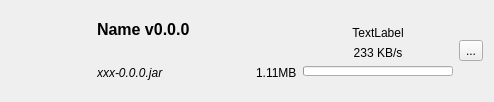
<?xml version="1.0" encoding="UTF-8"?>
<ui version="4.0">
 <class>DownloaderItemWidget</class>
 <widget class="QWidget" name="DownloaderItemWidget">
  <property name="geometry">
   <rect>
    <x>0</x>
    <y>0</y>
    <width>494</width>
    <height>100</height>
   </rect>
  </property>
  <property name="windowTitle">
   <string>Form</string>
  </property>
  <layout class="QGridLayout" name="gridLayout_2">
   <item row="0" column="0">
    <widget class="QLabel" name="downloadIcon">
     <property name="sizePolicy">
      <sizepolicy hsizetype="Fixed" vsizetype="Fixed">
       <horstretch>0</horstretch>
       <verstretch>0</verstretch>
      </sizepolicy>
     </property>
     <property name="minimumSize">
      <size>
       <width>80</width>
       <height>80</height>
      </size>
     </property>
     <property name="maximumSize">
      <size>
       <width>80</width>
       <height>80</height>
      </size>
     </property>
     <property name="text">
      <string/>
     </property>
     <property name="wordWrap">
      <bool>false</bool>
     </property>
    </widget>
   </item>
   <item row="0" column="1">
    <layout class="QGridLayout" name="gridLayout">
     <item row="1" column="0">
      <widget class="QLabel" name="fileNameText">
       <property name="sizePolicy">
        <sizepolicy hsizetype="Expanding" vsizetype="Preferred">
         <horstretch>0</horstretch>
         <verstretch>0</verstretch>
        </sizepolicy>
       </property>
       <property name="font">
        <font>
         <italic>true</italic>
        </font>
       </property>
       <property name="toolTip">
        <string notr="true"/>
       </property>
       <property name="text">
        <string>xxx-0.0.0.jar</string>
       </property>
       <property name="openExternalLinks">
        <bool>true</bool>
       </property>
      </widget>
     </item>
     <item row="1" column="1" colspan="2">
      <widget class="QLabel" name="downloadSizeText">
       <property name="toolTip">
        <string notr="true"/>
       </property>
       <property name="text">
        <string>1.11MB</string>
       </property>
      </widget>
     </item>
     <item row="0" column="0" colspan="3">
      <widget class="QLabel" name="displayNameText">
       <property name="sizePolicy">
        <sizepolicy hsizetype="Expanding" vsizetype="Preferred">
         <horstretch>0</horstretch>
         <verstretch>0</verstretch>
        </sizepolicy>
       </property>
       <property name="font">
        <font>
         <pointsize>12</pointsize>
         <weight>75</weight>
         <bold>true</bold>
        </font>
       </property>
       <property name="toolTip">
        <string notr="true"/>
       </property>
       <property name="text">
        <string>Name v0.0.0</string>
       </property>
      </widget>
     </item>
    </layout>
   </item>
   <item row="0" column="2">
    <layout class="QVBoxLayout" name="verticalLayout">
     <item>
      <spacer name="verticalSpacer">
       <property name="orientation">
        <enum>Qt::Vertical</enum>
       </property>
       <property name="sizeHint" stdset="0">
        <size>
         <width>20</width>
         <height>40</height>
        </size>
       </property>
      </spacer>
     </item>
     <item>
      <widget class="QLabel" name="downloaStatus">
       <property name="toolTip">
        <string notr="true"/>
       </property>
       <property name="text">
        <string>TextLabel</string>
       </property>
       <property name="alignment">
        <set>Qt::AlignCenter</set>
       </property>
      </widget>
     </item>
     <item>
      <widget class="QLabel" name="downloadSpeedText">
       <property name="sizePolicy">
        <sizepolicy hsizetype="Preferred" vsizetype="Preferred">
         <horstretch>0</horstretch>
         <verstretch>0</verstretch>
        </sizepolicy>
       </property>
       <property name="toolTip">
        <string notr="true"/>
       </property>
       <property name="text">
        <string>233 KB/s</string>
       </property>
       <property name="alignment">
        <set>Qt::AlignCenter</set>
       </property>
      </widget>
     </item>
     <item>
      <widget class="QProgressBar" name="downloadProgress">
       <property name="sizePolicy">
        <sizepolicy hsizetype="Fixed" vsizetype="Minimum">
         <horstretch>0</horstretch>
         <verstretch>0</verstretch>
        </sizepolicy>
       </property>
       <property name="minimumSize">
        <size>
         <width>150</width>
         <height>0</height>
        </size>
       </property>
       <property name="maximumSize">
        <size>
         <width>150</width>
         <height>10</height>
        </size>
       </property>
       <property name="value">
        <number>0</number>
       </property>
       <property name="textVisible">
        <bool>false</bool>
       </property>
      </widget>
     </item>
     <item>
      <spacer name="verticalSpacer_2">
       <property name="orientation">
        <enum>Qt::Vertical</enum>
       </property>
       <property name="sizeHint" stdset="0">
        <size>
         <width>20</width>
         <height>40</height>
        </size>
       </property>
      </spacer>
     </item>
    </layout>
   </item>
   <item row="0" column="3">
    <widget class="QToolButton" name="openFolderButton">
     <property name="text">
      <string>...</string>
     </property>
     <property name="icon">
      <iconset theme="folder">
       <normaloff>.</normaloff>.</iconset>
     </property>
    </widget>
   </item>
  </layout>
 </widget>
 <resources/>
 <connections/>
</ui>
